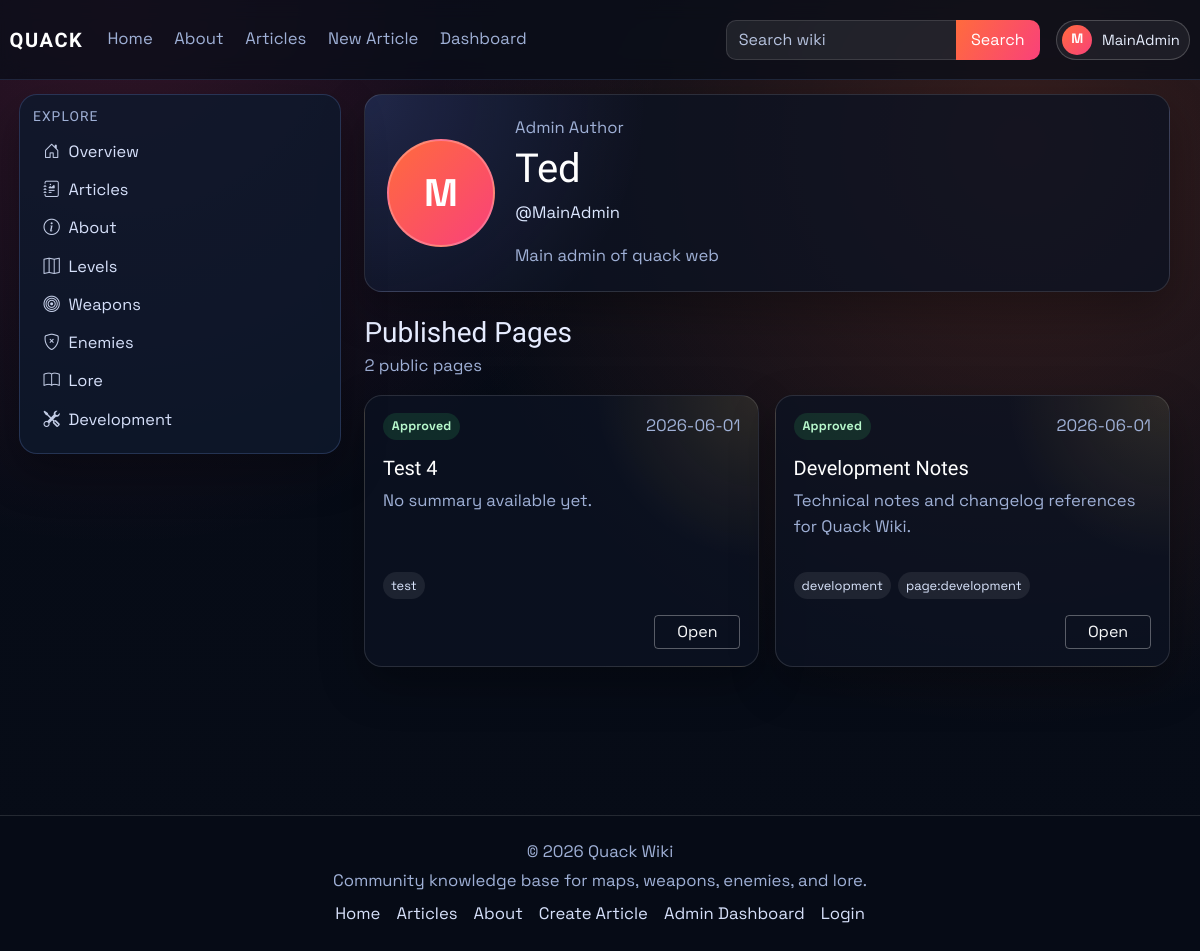
Page /authors/MainAdmin (signed in) on the earlier database version.
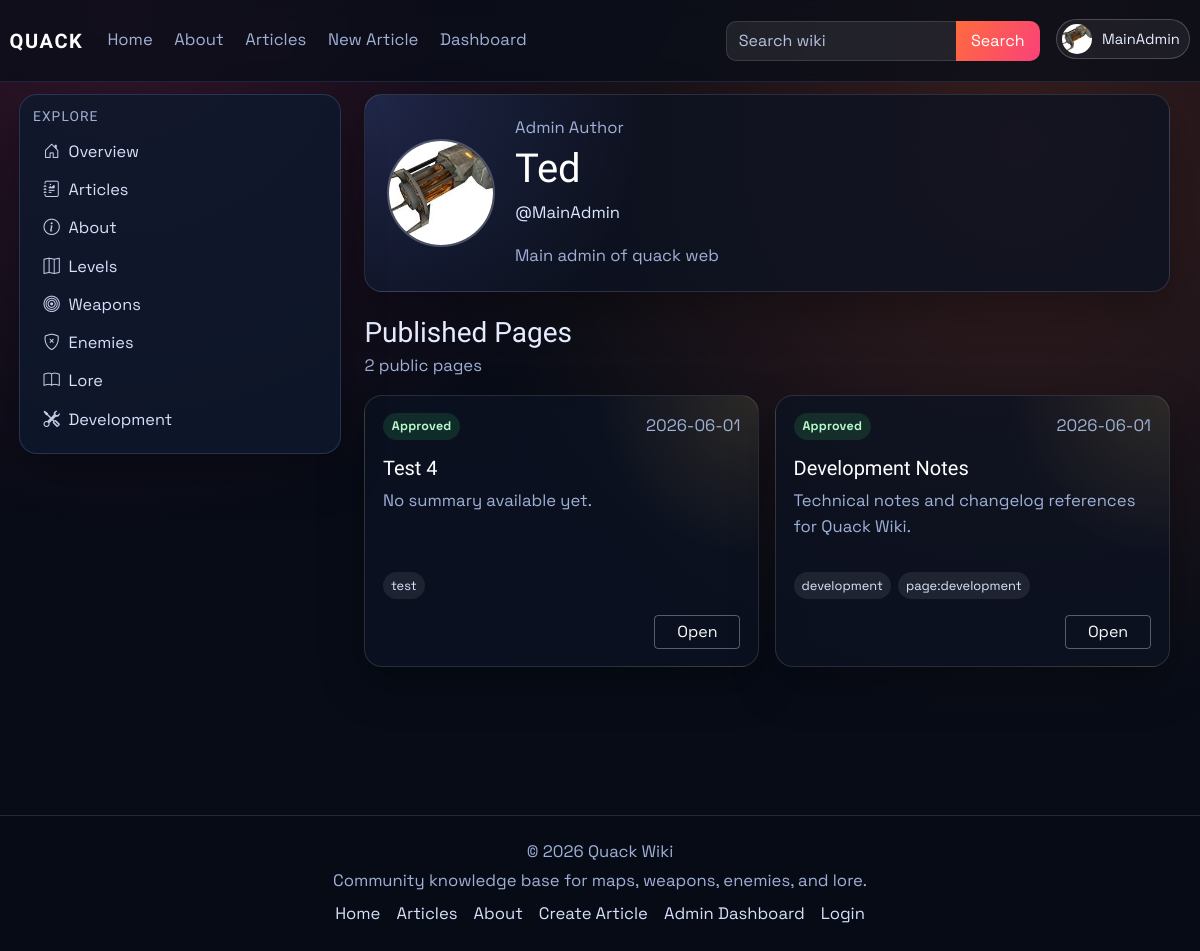
Same page on the later database version.
### models.py (models this page shows, shortened)
class User(db.Model, UserMixin):
    id = db.Column(db.Integer, primary_key=True)
    username = db.Column(db.String(120), unique=True, nullable=False)
    email = db.Column(db.String(120), unique=True, nullable=False)
    password_hash = db.Column(db.String(128), nullable=False)
    profile_image_url = db.Column(db.String(120), nullable=True)
    public_display_name = db.Column(db.String(80), nullable=True)
    public_bio = db.Column(db.Text, nullable=True)
    created_at = db.Column(db.DateTime, default=datetime.utcnow)
    role = db.Column(db.String(30), default='user')
    is_archived = db.Column(db.Boolean, default=False, nullable=False)
    archived_at = db.Column(db.DateTime, nullable=True)

### main.py (the view)
@app.route('/authors/<username>')
def public_profile(username):
    user = User.query.filter_by(username=username).first_or_404()
    if user.is_archived:
        abort(404)
    articles = Article.query.filter_by(
        author=user.username,
        status='approved',
        is_archived=False,
    ).order_by(Article.created_at.desc()).all()
    article_links = {article_obj.id: article_public_url(article_obj) for article_obj in articles}
    return render_template(
        'public_profile.html',
        profile_user=user,
        articles=articles,
        article_links=article_links,
    )

### main.py (called while the page is built)
def get_site_settings():
    settings = SiteSettings.query.get(1)
    if not settings:
        settings = SiteSettings(id=1)
        db.session.add(settings)
        db.session.commit()
    return settings

@app.context_processor
def inject_site_settings():
    return {'site_settings': get_site_settings()}

@login_manager.user_loader
def load_user(user_id):
    user = User.query.get(int(user_id))
    if user and user.is_archived:
        return None
    return user

def article_public_url(article_obj: Article) -> str:
    if article_has_tag(article_obj, static_page_tag('about-us')):
        return url_for('about')
    return url_for('article', article_title=article_obj.title)

def static_page_tag(page_key: str) -> str:
    return f"page:{page_key.strip().lower()}"

def article_has_tag(article_obj: Article, tag_name: str) -> bool:
    wanted = tag_name.strip().lower()
    return any(str(tag).strip().lower() == wanted for tag in (article_obj.tags or []))

### templates/public_profile.html (shortened to what this page needs)
{% extends "_base.html" %}
{% block content %}
<div class="container-fluid px-0">
    <section class="author-hero mb-4">
        {% if profile_user.profile_image_url %}
        <img class="author-avatar" src="{{ url_for('static', filename='img/' ~ profile_user.profile_image_url) }}" alt="{{ profile_user.username }} profile picture">
        {% else %}
        <div class="author-avatar author-avatar-fallback">{{ profile_user.username[0]|upper }}</div>
        {% endif %}
        <div>
            <p class="article-meta mb-1">
                {{ profile_user.role|capitalize }} Author
            </p>
            <h1 class="article-title mb-2">{{ profile_user.public_display_name or profile_user.username }}</h1>
            <p class="author-username mb-3">@{{ profile_user.username }}</p>
            <p class="author-bio mb-0">{{ profile_user.public_bio or "This author has not added a public bio yet." }}</p>
        </div>
    </section>
    <section class="d-flex justify-content-between align-items-center mb-3">
        <div>
            <h3 class="mb-1">Published Pages</h3>
            <p class="article-meta mb-0">{{ articles|length }} public {{ 'page' if articles|length == 1 else 'pages' }}</p>
        </div>
    </section>
    <section class="my-pages-grid">
        {% for article in articles %}
        <article class="my-page-card">
            <div class="my-page-card-top">
                <span class="my-page-status my-page-status-approved">Approved</span>
                <span class="article-meta">{{ article.created_at.strftime('%Y-%m-%d') if article.created_at else 'Unknown date' }}</span>
            </div>
            <h3 class="my-page-title">{{ article.title }}</h3>
            <p class="my-page-summary">{{ article.summary or "No summary available yet." }}</p>
            {% if article.tags %}
            <div class="my-page-tags">
                {% for tag in article.tags[:5] %}
                <span>{{ tag }}</span>
                {% endfor %}
            </div>
            {% endif %}
            <div class="my-page-actions">
                <a class="btn btn-outline-light btn-sm" href="{{ article_links[article.id] }}">Open</a>
            </div>
        </article>
        {% else %}
        <div class="card p-4 my-pages-empty">
            <p class="text-muted mb-0">No published pages yet.</p>
        </div>
        {% endfor %}
    </section>
</div>
{% endblock %}

### templates/partials/navbar.html (shortened to what this page needs)
{% from "partials/tag_link.html" import tag_article_link %}
<nav class="navbar navbar-expand-lg main-nav">
    <div class="container-fluid nav-wrap">
        <a class="navbar-brand brand-mark" href="{{ url_for('index') }}">QUACK</a>
        <div class="collapse navbar-collapse" id="navbarNav">
            <ul class="navbar-nav me-auto nav-links">
                <li class="nav-item"><a class="nav-link" href="{{ url_for('index') }}">Home</a></li>
                <li class="nav-item">{{ tag_article_link('about-us', 'About', class_name='nav-link') }}</li>
                <li class="nav-item"><a class="nav-link" href="{{ url_for('articles') }}">Articles</a></li>
                <li class="nav-item"><a class="nav-link" href="{{ url_for('create_article') }}">New Article</a></li>
                {% if current_user.is_authenticated and current_user.role == "admin" %}
                <li class="nav-item"><a class="nav-link" href="{{ url_for('dashboard_users') }}">Dashboard</a></li>
                {% elif current_user.is_authenticated and current_user.role == "writer" %}
                <li class="nav-item"><a class="nav-link" href="{{ url_for('dashboard_articles') }}">Articles</a></li>
                {% endif %}
            </ul>
            <ul class="navbar-nav ms-auto align-items-lg-center nav-tools">
                <li class="nav-item nav-search-wrap">
                    <form class="nav-search" method="GET" action="{{ url_for('articles') }}">
                        <input class="form-control" type="search" name="q" value="{{ request.args.get('q', '') if request.endpoint == 'articles' else '' }}" placeholder="Search wiki">
                        <button class="btn btn-brand" type="submit">Search</button>
                    </form>
                </li>
                {% if current_user.is_authenticated %}
                <li class="nav-item dropdown ms-lg-3">
                    <a class="profile-trigger" href="#" role="button" data-bs-toggle="dropdown" aria-expanded="false">
                        {% if current_user.profile_image_url %}
                        <img class="profile-avatar profile-avatar-img" src="{{ url_for('static', filename='img/' ~ current_user.profile_image_url) }}" alt="{{ current_user.username }} profile picture">
                        {% else %}
                        <span class="profile-avatar">{{ current_user.username[0]|upper }}</span>
                        {% endif %}
                        <span class="profile-name">{{ current_user.username }}</span>
                    </a>
                </li>
                {% else %}
                <li class="nav-item ms-lg-3">
                    <a class="btn btn-outline-light nav-login-btn" href="{{ url_for('login') }}">Login</a>
                </li>
                {% endif %}
            </ul>
        </div>
    </div>
</nav>

Differences in the rows shown:
changed User "Ted": profile_image_url: picture added; username "M" → (not shown)
